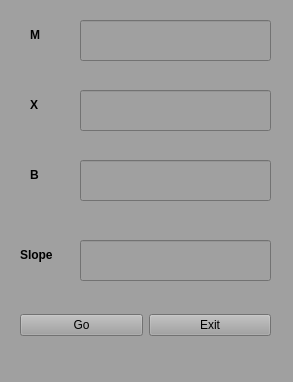
<?xml version="1.0" encoding="UTF-8"?>
<ui version="4.0">
 <class>MainWindow</class>
 <widget class="QMainWindow" name="MainWindow">
  <property name="geometry">
   <rect>
    <x>0</x>
    <y>0</y>
    <width>293</width>
    <height>382</height>
   </rect>
  </property>
  <property name="windowTitle">
   <string>Slope Calculator</string>
  </property>
  <property name="styleSheet">
   <string notr="true">background-color: rgb(160, 160, 160);</string>
  </property>
  <widget class="QWidget" name="centralwidget">
   <widget class="QLineEdit" name="line_1">
    <property name="geometry">
     <rect>
      <x>80</x>
      <y>20</y>
      <width>191</width>
      <height>41</height>
     </rect>
    </property>
   </widget>
   <widget class="QLineEdit" name="line_2">
    <property name="geometry">
     <rect>
      <x>80</x>
      <y>90</y>
      <width>191</width>
      <height>41</height>
     </rect>
    </property>
   </widget>
   <widget class="QLineEdit" name="line_3">
    <property name="geometry">
     <rect>
      <x>80</x>
      <y>160</y>
      <width>191</width>
      <height>41</height>
     </rect>
    </property>
   </widget>
   <widget class="QLineEdit" name="line_4">
    <property name="geometry">
     <rect>
      <x>80</x>
      <y>240</y>
      <width>191</width>
      <height>41</height>
     </rect>
    </property>
   </widget>
   <widget class="QLabel" name="label">
    <property name="geometry">
     <rect>
      <x>30</x>
      <y>20</y>
      <width>41</width>
      <height>31</height>
     </rect>
    </property>
    <property name="text">
     <string>&lt;html&gt;&lt;head/&gt;&lt;body&gt;&lt;p&gt;&lt;span style=&quot; font-weight:600;&quot;&gt;M&lt;/span&gt;&lt;/p&gt;&lt;/body&gt;&lt;/html&gt;</string>
    </property>
   </widget>
   <widget class="QLabel" name="label_2">
    <property name="geometry">
     <rect>
      <x>30</x>
      <y>90</y>
      <width>41</width>
      <height>31</height>
     </rect>
    </property>
    <property name="text">
     <string>&lt;html&gt;&lt;head/&gt;&lt;body&gt;&lt;p&gt;&lt;span style=&quot; font-weight:600;&quot;&gt;X&lt;/span&gt;&lt;/p&gt;&lt;/body&gt;&lt;/html&gt;</string>
    </property>
   </widget>
   <widget class="QLabel" name="label_3">
    <property name="geometry">
     <rect>
      <x>30</x>
      <y>160</y>
      <width>41</width>
      <height>31</height>
     </rect>
    </property>
    <property name="text">
     <string>&lt;html&gt;&lt;head/&gt;&lt;body&gt;&lt;p&gt;&lt;span style=&quot; font-weight:600;&quot;&gt;B&lt;/span&gt;&lt;/p&gt;&lt;/body&gt;&lt;/html&gt;</string>
    </property>
   </widget>
   <widget class="QLabel" name="label_4">
    <property name="geometry">
     <rect>
      <x>20</x>
      <y>240</y>
      <width>51</width>
      <height>31</height>
     </rect>
    </property>
    <property name="text">
     <string>&lt;html&gt;&lt;head/&gt;&lt;body&gt;&lt;p&gt;&lt;span style=&quot; font-weight:600;&quot;&gt;Slope&lt;/span&gt;&lt;/p&gt;&lt;/body&gt;&lt;/html&gt;</string>
    </property>
   </widget>
   <widget class="QWidget" name="layoutWidget">
    <property name="geometry">
     <rect>
      <x>20</x>
      <y>300</y>
      <width>251</width>
      <height>51</height>
     </rect>
    </property>
    <layout class="QHBoxLayout" name="horizontalLayout">
     <item>
      <widget class="QPushButton" name="go_btn">
       <property name="text">
        <string>Go</string>
       </property>
       <property name="shortcut">
        <string>Return, Enter</string>
       </property>
      </widget>
     </item>
     <item>
      <widget class="QPushButton" name="exit_btn">
       <property name="text">
        <string>Exit</string>
       </property>
       <property name="shortcut">
        <string>Esc</string>
       </property>
      </widget>
     </item>
    </layout>
   </widget>
  </widget>
  <widget class="QStatusBar" name="statusbar"/>
 </widget>
 <resources/>
 <connections/>
</ui>
